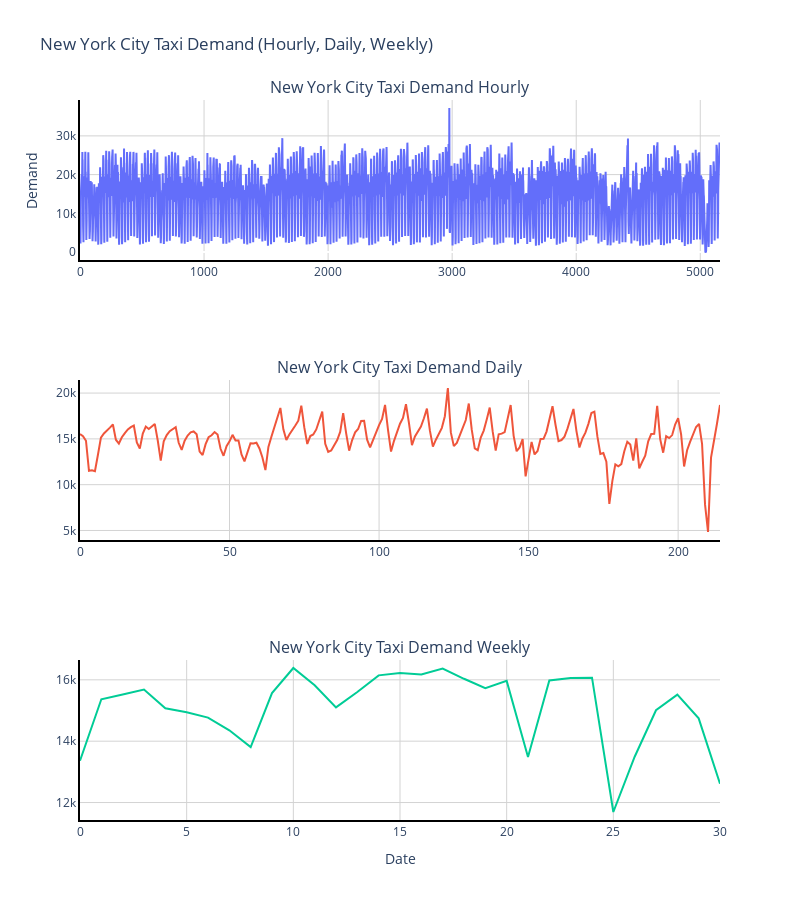

Write notebook code for a chart like this one.
### Code cell
import plotly.graph_objs as go
from plotly.subplots import make_subplots


fig = make_subplots(rows=3, cols=1, shared_xaxes=False,
                    subplot_titles=("New York City Taxi Demand Hourly", 
                                    "New York City Taxi Demand Daily", 
                                    "New York City Taxi Demand Weekly"))

fig.add_trace(go.Scatter(x=hourly_data.index, y=hourly_data['value'], mode='lines', name='Hourly'),
              row=1, col=1)

fig.add_trace(go.Scatter(x=daily_data.index, y=daily_data['value'], mode='lines', name='Daily'),
              row=2, col=1)

fig.add_trace(go.Scatter(x=weekly_data.index, y=weekly_data['value'], mode='lines', name='Weekly'),
              row=3, col=1)


fig.update_layout(
    height=900, width=800, showlegend=False, 
    title_text="New York City Taxi Demand (Hourly, Daily, Weekly)",
    xaxis3_title="Date", yaxis_title="Demand",
    plot_bgcolor='rgba(0,0,0,0)',   
    paper_bgcolor='rgba(0,0,0,0)'   
)

fig.update_xaxes(showgrid=True, linecolor='black', linewidth=2, gridcolor='lightgray')
fig.update_yaxes(showgrid=True, linecolor='black', linewidth=2, gridcolor='lightgray')

fig.update_traces(hoverinfo="x+y")

fig.show()

### Figure 1 — Plotly figure (JSON) as saved in the notebook; plotly's stock layout.template omitted (floating-point values rounded to 4 significant figures; data arrays with more than 128 entries replaced by an {"elided": "..."} marker saying what was removed)
{"data": [{"hoverinfo": "x+y", "mode": "lines", "name": "Hourly", "type": "scatter", "x": {"elided": "5160 int values"}, "xaxis": "x", "y": {"elided": "5160 float values"}, "yaxis": "y"}, {"hoverinfo": "x+y", "mode": "lines", "name": "Daily", "type": "scatter", "x": {"elided": "215 int values"}, "xaxis": "x2", "y": {"elided": "215 float values"}, "yaxis": "y2"}, {"hoverinfo": "x+y", "mode": "lines", "name": "Weekly", "type": "scatter", "x": [0, 1, 2, 3, 4, 5, 6, 7, 8, 9, 10, 11, 12, 13, 14, 15, 16, 17, 18, 19, 20, 21, 22, 23, 24, 25, 26, 27, 28, 29, 30], "xaxis": "x3", "y": [13360.0, 15370.0, 15520.0, 15690.0, 15070.0, 14940.0, 14770.0, 14350.0, 13810.0, 15570.0, 16390.0, 15820.0, 15100.0, 15600.0, 16140.0, 16220.0, 16170.0, 16370.0, 16030.0, 15730.0, 15970.0, 13490.0, 15980.0, 16060.0, 16070.0, 11690.0, 13490.0, 15010.0, 15520.0, 14740.0, 12610.0], "yaxis": "y3"}], "layout": {"annotations": [{"font": {"size": 16}, "showarrow": false, "text": "New York City Taxi Demand Hourly", "x": 0.5, "xanchor": "center", "xref": "paper", "y": 1, "yanchor": "bottom", "yref": "paper"}, {"font": {"size": 16}, "showarrow": false, "text": "New York City Taxi Demand Daily", "x": 0.5, "xanchor": "center", "xref": "paper", "y": 0.6111, "yanchor": "bottom", "yref": "paper"}, {"font": {"size": 16}, "showarrow": false, "text": "New York City Taxi Demand Weekly", "x": 0.5, "xanchor": "center", "xref": "paper", "y": 0.2222, "yanchor": "bottom", "yref": "paper"}], "height": 900, "paper_bgcolor": "rgba(0,0,0,0)", "plot_bgcolor": "rgba(0,0,0,0)", "showlegend": false, "title": {"text": "New York City Taxi Demand (Hourly, Daily, Weekly)"}, "width": 800, "xaxis": {"anchor": "y", "domain": [0, 1], "gridcolor": "lightgray", "linecolor": "black", "linewidth": 2, "showgrid": true}, "xaxis2": {"anchor": "y2", "domain": [0, 1], "gridcolor": "lightgray", "linecolor": "black", "linewidth": 2, "showgrid": true}, "xaxis3": {"anchor": "y3", "domain": [0, 1], "gridcolor": "lightgray", "linecolor": "black", "linewidth": 2, "showgrid": true, "title": {"text": "Date"}}, "yaxis": {"anchor": "x", "domain": [0.7778, 1], "gridcolor": "lightgray", "linecolor": "black", "linewidth": 2, "showgrid": true, "title": {"text": "Demand"}}, "yaxis2": {"anchor": "x2", "domain": [0.3889, 0.6111], "gridcolor": "lightgray", "linecolor": "black", "linewidth": 2, "showgrid": true}, "yaxis3": {"anchor": "x3", "domain": [0, 0.2222], "gridcolor": "lightgray", "linecolor": "black", "linewidth": 2, "showgrid": true}}}
